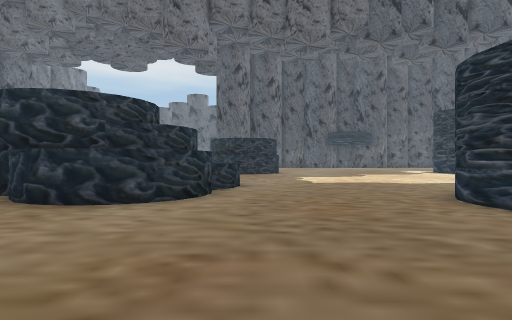
[1] (above)

24 first-person views from a walk through a Unity game level. The camera is 1.3 m above the floor, looks level and sees 75° across. The floor is counted in squares, 2 m on a side. Each view is taken from the middle of a square. On the plan, view 1 faces up. The plan holds only what a view shows up to about 10 squares ahead; the rest is blank. The place goes on beyond the plan. The player is left out.

[2]
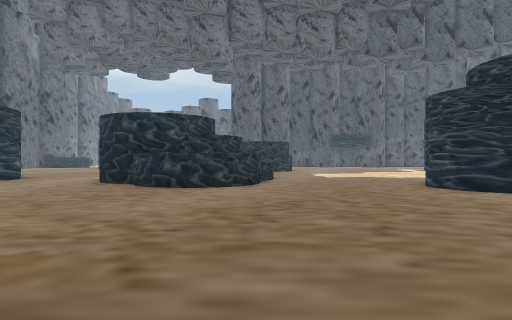

[3]
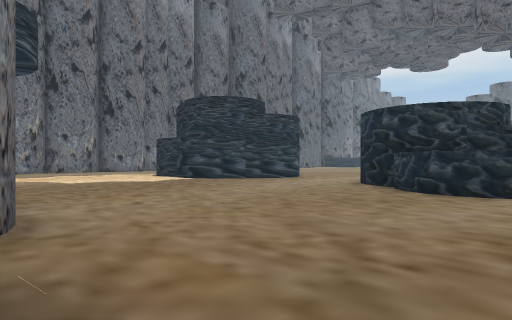

[4]
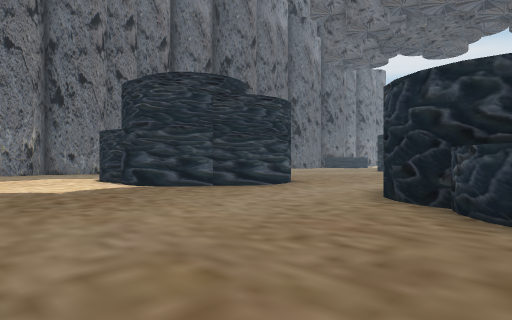

[5]
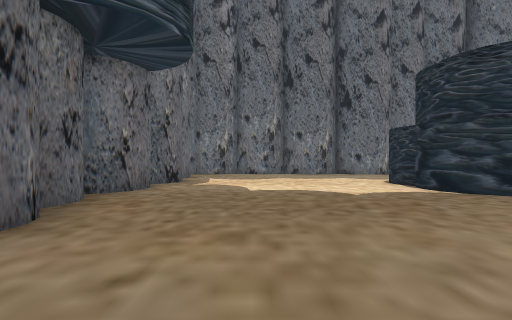

[6]
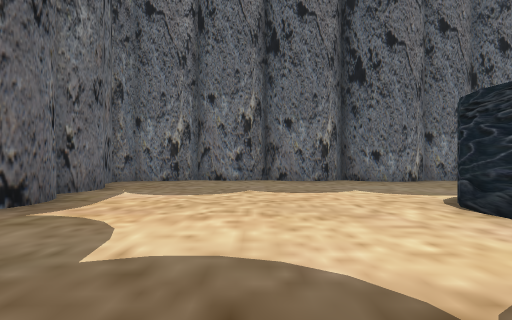

[7]
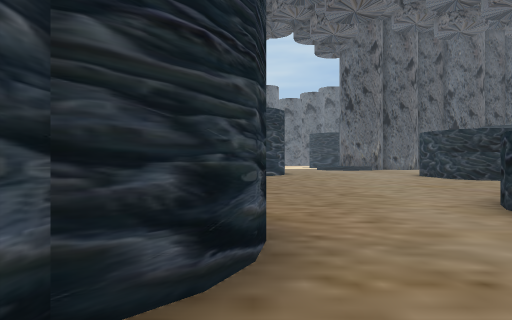

[8]
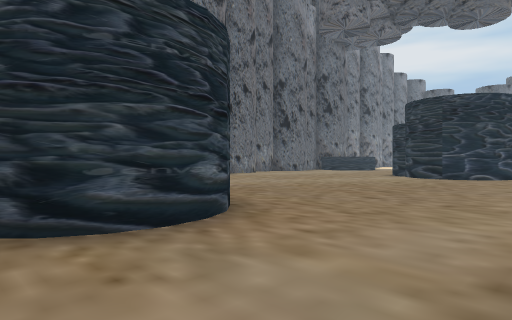

[9]
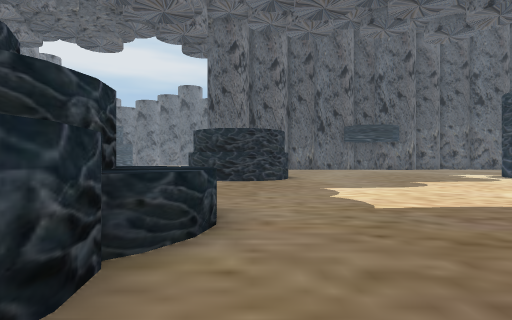

[10]
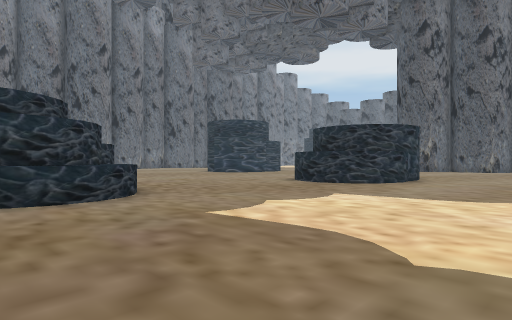

[11]
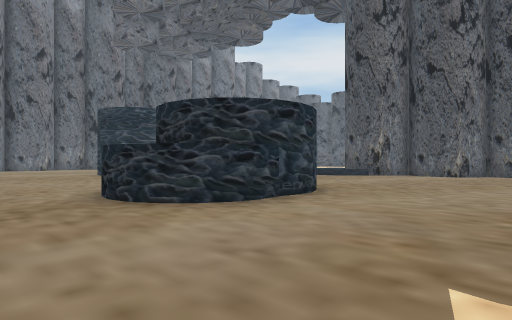

[12]
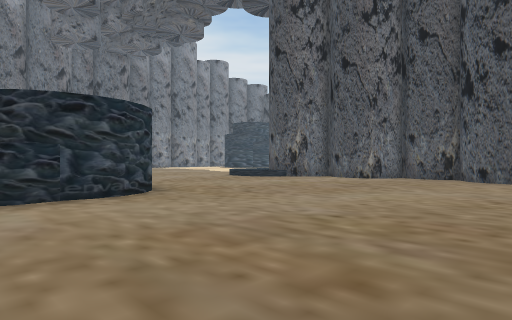

[13]
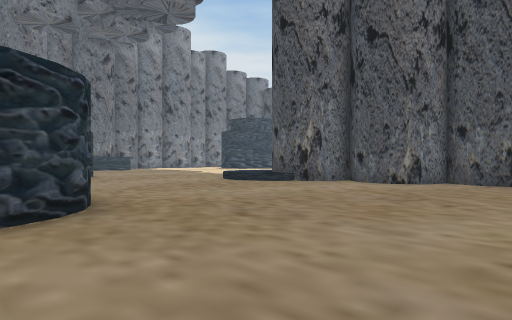

[14]
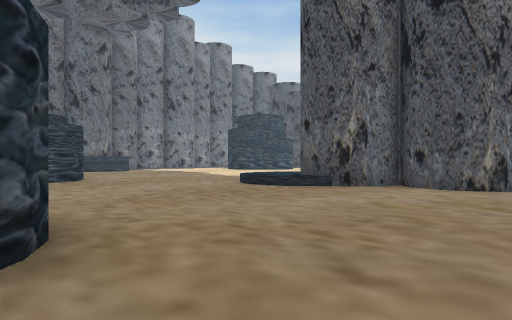

[15]
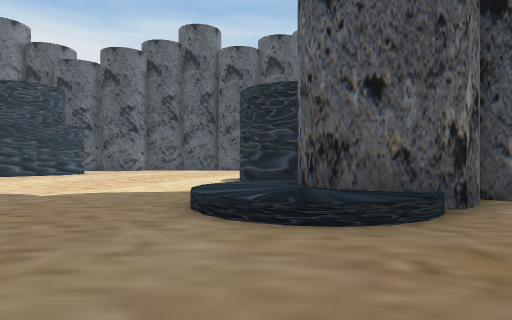

[16]
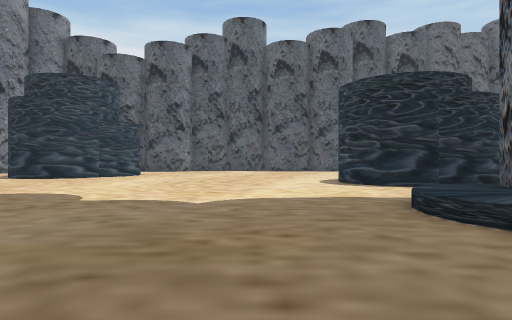

[17]
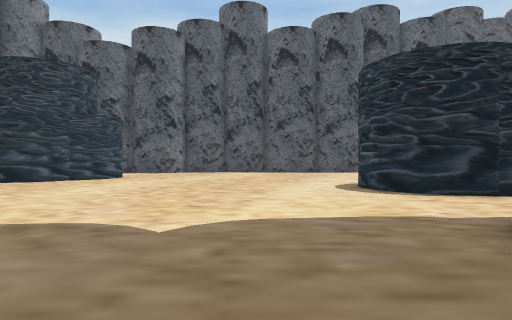

[18]
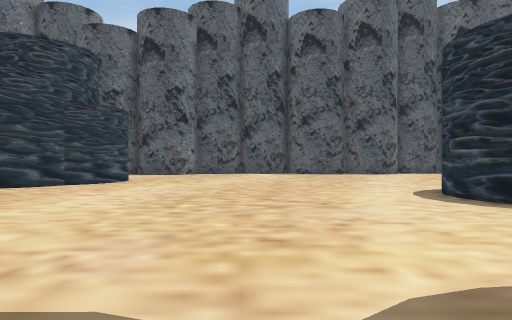

[19]
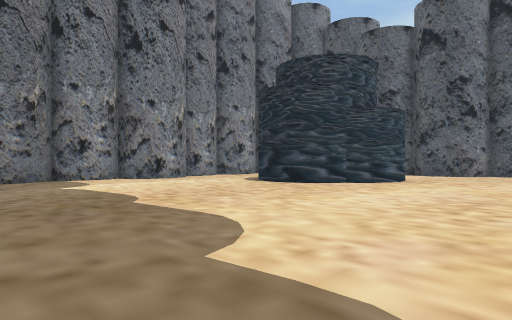

[20]
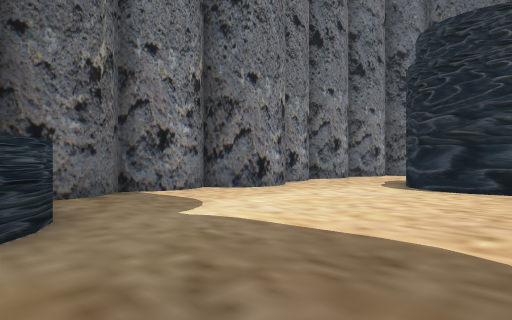

[21]
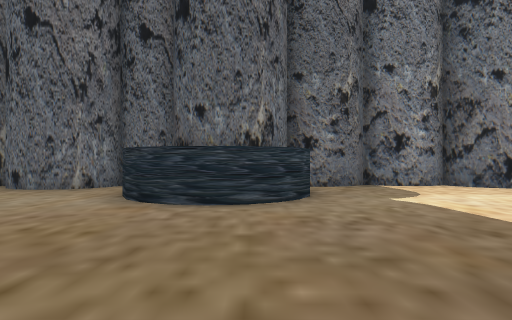

[22]
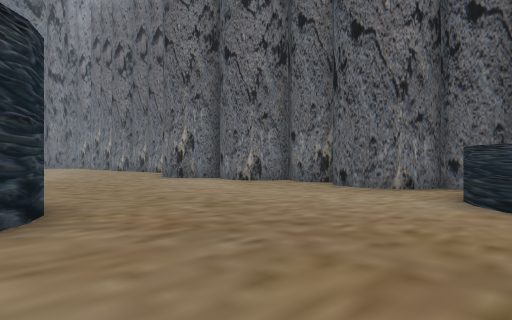

[23]
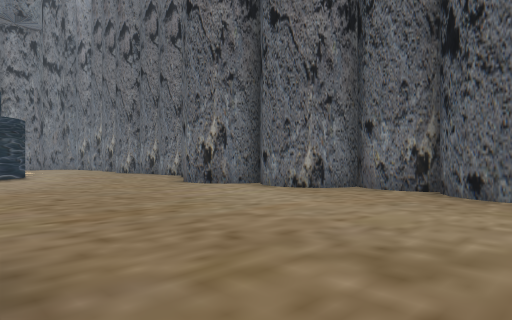

[24]
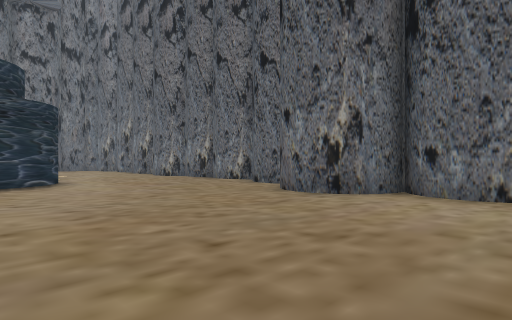

### Floor plan
Key: @ floor where view 1 was taken; # wall or solid block; . main floor; : floor 0.5 m higher than the main floor; / step, stairs or slope; ^ raised ledge.
Columns run from 19 left of view 1 to 7 right of it. Each row starts with its distance up from view 1.
 37       ##.........
 36  ..# ##..........
 35 ...###..........
 34 #..............#
 33 #..............#
 32 #..............##
 31 ................##
 30 .................
 29 ................/
 28 ###.........../:##########
 27   ##........../:###.#....
 26   ##........../://........
 25 ###...... ....../.........
 24 .........  ...............
 23 #........   ..............
 22 #.......#  #..............
 21 #......##   ..............
 20 #.......        ...........
 19 #.......           #.......
 18 #.......           ##......
 17 #.......  ..        #......
 16 ##...... ........ ###......
 15  #.........................
 14 ##.........................
 13 #.........................
 12 #........................
 11  ........................
 10   ...## ......###^.......
  9    ..#   #....#  ^^......
  8          ##...#  #^......
  7 ...      ##...##  #......
  6 #....   ##.....####....#
  5 .....####.......##.....#
  4 .......................#
  3 ........................
  2 .......................
  1 ......................
  0 ...................@..
 -1 .....................
 -2 #########.#####   ..
 -3         ###       .

Where each view was taken, in squares from view 1:
view 1: 0 up, 0 right, facing up
view 2: 3 down, 1 left, facing up
view 3: 2 down, 1 left, facing up-left
view 4: 1 up, 3 left, facing up-left
view 5: 1 up, 4 left, facing left
view 6: 2 up, 9 left, facing left
view 7: 5 up, 9 left, facing up
view 8: 6 up, 6 left, facing up-left
view 9: 5 up, 0 right, facing up
view 10: 7 up, 5 right, facing up-left
view 11: 13 up, 5 right, facing up-left
view 12: 16 up, 7 right, facing up-left
view 13: 18 up, 5 right, facing up-left
view 14: 19 up, 3 right, facing up-left
view 15: 22 up, 4 left, facing up
view 16: 23 up, 7 left, facing up
view 17: 25 up, 7 left, facing up
view 18: 27 up, 8 left, facing up
view 19: 27 up, 8 left, facing up-left
view 20: 27 up, 13 left, facing up-left
view 21: 27 up, 11 left, facing left
view 22: 26 up, 11 left, facing down-left
view 23: 23 up, 12 left, facing down-left
view 24: 19 up, 12 left, facing down-left
